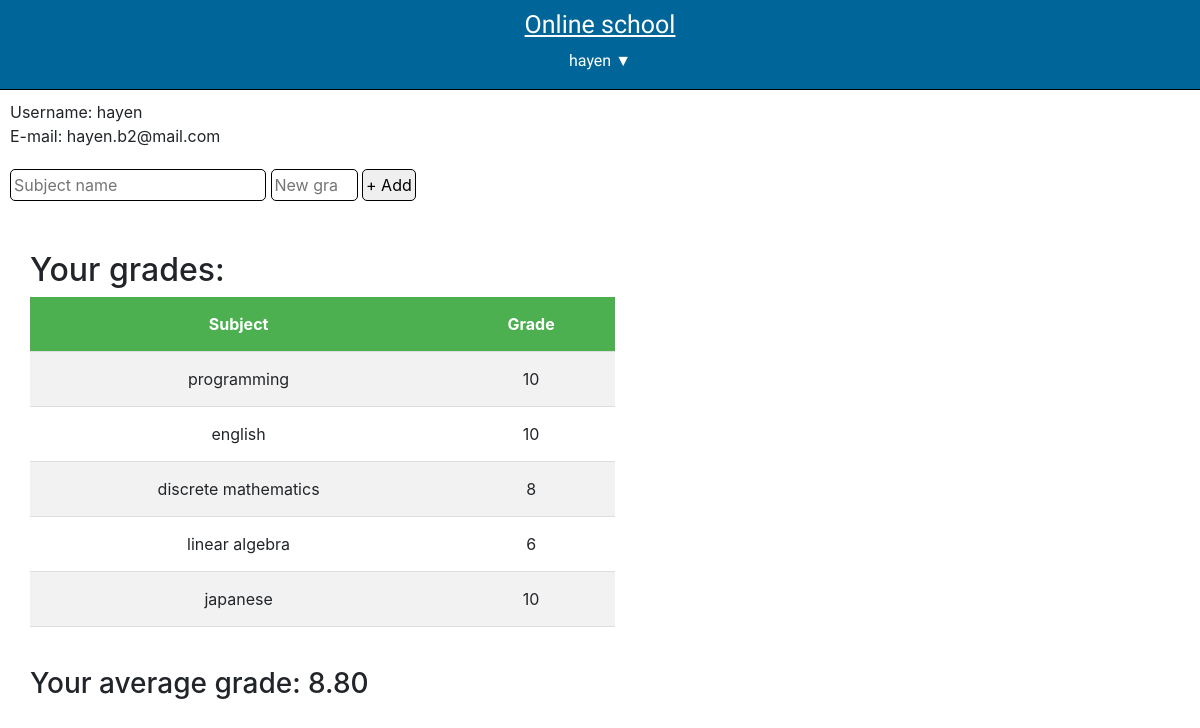
The page /index.php (signed in) on the database its author committed.
### tables this page shows
CREATE TABLE `grades` (
  `gradeID` int(11) NOT NULL,
  `subject` varchar(100) DEFAULT NULL,
  `grade` int(11) DEFAULT NULL,
  `studentID` int(11) DEFAULT NULL
);

### index.php (the view, shortened to what this page needs)
<!DOCTYPE html>
<html>
	<head>
		<link rel="stylesheet" type="text/css" href="style.css">
		<link rel="stylesheet" href="https://stackpath.bootstrapcdn.com/bootstrap/4.4.1/css/bootstrap.min.css">
	</head>
	<body>
		<?php
			$username = $_SESSION['username'];
			include("header2.php");
		?>
		<div id="index-content">
			<div id="basic-info">
				<?php
					$email = $_SESSION['email'];
					echo "<p>Username: $username<br> E-mail: $email</p>";
				?>
				<form method="POST">
					<div id="adding-grade">
						<input type="text" minlength="4" maxlength="50" id="new-subject" name="new-subject" placeholder="Subject name" required>
						<input type="number" min="5" max="10" id="new-grade" name="new-grade" placeholder="New grade" required>
						<input type="submit" id="submit-grade" name="submit-grade" value="+ Add">
					</div>
				</form>
			</div>
			<div id="table">
				<?php
					$conn = mysqli_connect("127.0.0.1", "root", "", "online_school");
					$res = mysqli_query($conn, "SELECT grades.subject, grades.grade FROM grades, students WHERE '$username'=students.username AND students.studentID=grades.studentID;");
					if ($res->num_rows > 0)
					{
						echo "<h2>Your grades:</h2>";
						echo "<table>";
						echo "<tr><th>Subject</th><th>Grade</th></tr>";
						while ($row=$res->fetch_assoc())
						{
							echo "<tr><td>".$row['subject']."</td><td>".$row['grade']."</td></tr>";
						}
						echo "</table>";
						$avg1 = mysqli_query($conn, "SELECT ROUND(AVG(grades.grade), 2) AS avg_grade FROM grades, students WHERE '$username'=students.username AND students.studentID=grades.studentID;");
						$avg2 = $avg1->fetch_assoc();
						echo "<div id='avg-grade'><h3>Your average grade: ".$avg2['avg_grade']."</h3></div>";
					}
				?>
			</div>
		</div>
	</body>
</html>

### header2.php
<?php
	echo "<div id='header2'>
			<div id='first-row'>
				<h1><u>Online school</u></h1>
			</div>
			<div id='dropdown'>
				<button id='dropbtn'>$username ▼</button>
				<div id='dropdown-content'>
					<a href='index.php'>Home</a>
					<a href='settings.php' id='settings' name='settings'>Settings</a>
					<a href='logout.php' id='logout' name='logout'>Log out</a>
				</div>
			</div>
		</div>";
?>

### style.css (style rules this page uses)
body { margin: 0px; }
input { border: 1px solid black; border-radius: 5px; }
#first-row h1 { margin-top: 10px; }
#adding-grade input { padding: 3px; }
#submit-grade { margin-top: 5px; padding: 3px; }
#new-grade { min-width: 80px; margin-top: 5px; }
#header2 { width: 100%; height: 90px; background-color: #006699; color: white; position: fixed; left: 0; top: 0; text-align: center; border-bottom: 1px solid black; font-family: 'Comfortaa', cursive; }
#first-row h1 { font-size: 25px; }
#dropbtn { background-color: transparent; border: none; color: white; font-size: 16px; }
#dropdown { position: relative; display: inline-block; }
#index-content { margin-top: 100px; }
table, td { border-collapse: collapse; }
table { width: 300px; text-align: center; }
th { height: 20px; background-color: #4CAF50; color: white; }
td { vertical-align: bottom; }
th, td { padding: 15px; border-bottom: 1px solid #ddd; }
tr:nth-child(even) { background-color: #f2f2f2; }
#basic-info { margin-top: 15px; margin-left: 10px; }
#table { margin-top: 50px; margin-left: 30px; }
#avg-grade { margin-top: 40px; }
@media (min-width: 576px) { #table table { width: 300px; } }
@media (min-width: 650px) { #table table { width: 400px; } }
@media (min-width: 992px) { #table table { width: 50%; } }

### rows shown on the page
grades: subject "programming", grade "10"
grades: subject "english", grade "10"
grades: subject "discrete mathematics", grade "8"
grades: subject "linear algebra", grade "6"
grades: subject "japanese", grade "10"

### other values the page prints
$username "hayen"
$email "hayen.b2@mail.com"
$avg2['avg_grade'] "8.80"
